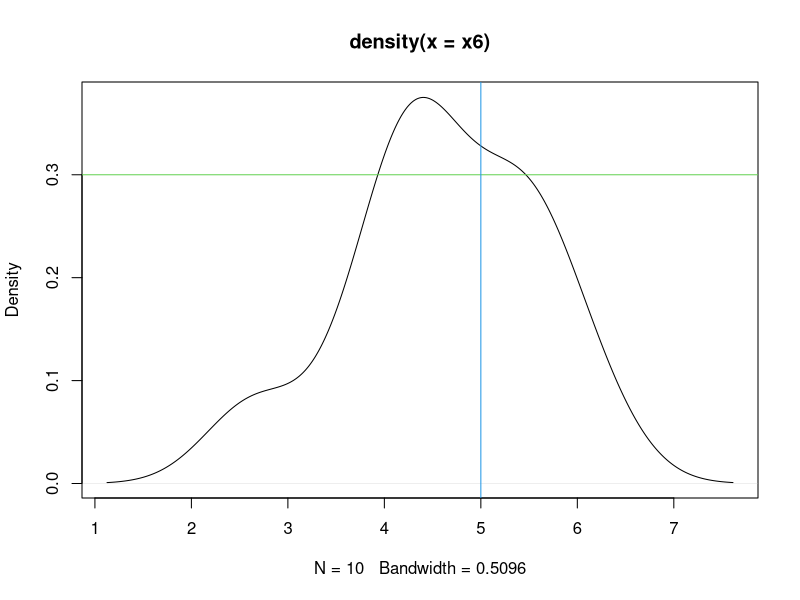

Generate this figure with R: (Note: this script raises an error after producing the figure.)
# Vectors and Basic Statistics - Univariate Analysis
#packages required - e1071, modeest
#single dimension of same data type
#x = c(3, 'Data', TRUE) # cannotr

#create numbers in sequence----
(x1 <- 10:19)
x1
(x1 = 10:19)
(x1 = sample(x=10:19))#pick in random order
x1
print(x1) #see the position numbers start from 1
#values are assigned with respect to their position

#subset/ filter values on condition, position----
x1[x1 > 15]
x1[3]

x1[x1 < 13]
x1[(x1 < 14) | (x1 > 17)]
x1[(x1 > 14) & (x1 < 17)]

#Subset values on position
x1
length(x1)
x1[1]
x1[3:6]
x1[c(3,6,7)]
x1[seq(1,10,2)]
x1
x1[-5]#eliminate fifth element
x1[-c(1,3,7)]#eliminate first,third & seventh element from the vector

#sort
sort(x1)
sort(x1, decreasing=T)#descending, =T means flagging it as true
x1
rev(x1)  #rev is different from decreasing order


#generate numbers different way----
(x2 = c(4,7,3,9,11))
#c - combine values in a vector variable
(x3 = seq(from=0, to=100, by=5))
length(x3)
rep(1,5);rep(c(1,3),5)#rep(1,times=5)
ls()#variables used till now
rep(c(1,3),each=5)#all data together in clusters instead of one by one
(x4 = c(rep(4,times=3), rep(7, times=4)))
(x5 = c(rep(c(1,2,3), times=c(5,4,3))))
rep(1,5);rep(c(1,3),times=c(2,5))

#Using probability Distributions
set.seed(1234)
(x6 = rnorm(n=10, mean=5, sd=1))
mean(x6)
sd(x6)
plot(density(x6))
abline(v=5,h=0.3,col=3:7)#col signifies color
(x7 = runif(n=10, min=2, max=10))
?runif

#removing decimal places/ round----
floor(10.35)
x6
floor(x6)
ceiling(x6)
trunc(x6)
round(x6,digits=2)  #round to decimal places
signif(x6,digits=4)  #round to specified no of digits

# Basic operations on vector----
x1
sum(x1)#sum of all the elements of vector
cumsum(x1) #sequential cumulative sum
cumprod(x1)
?cumprod #sequential product of elements of vector
x1 * 2  # multiple by 2
x1 * c(2,4) #multiple 2 & 4 alternatively
x1
#similarly other operators can be used
x1/2
x1 ^ 2
x1 ** 2
x1 %% 3 #remainder function
?'%%'
sqrt(x1)
sin(x1)

#review done till here.#

#concatenate vectors
x1; x2
(x8 = c(x1, x2))
x8

#min, max, compare ----
min(x1)
max(x1)
mean(x1)
median(x1)
mode(x1) #this mode is not stats mode
length(x1)  #no of values
x1==x2
5 < 6
5 > 6
5 == 6
5 <= 6

#attributes----
str(x1)
class(x1)
typeof(x1)
summary(x1)
head(x1)
head(x1,n=3)
tail(x1)


#missing values in vector (NA)----
(x9 = c(1,5,14,NA,20,17, NA,9))
sum(x9) #error
is.na(x9) #T & F 
#how many missing values
sum(is.na(x9))
sum(x9, na.rm=T)
na.omit(x9)
na.exclude(x9)
#impute
x9[is.na(x9)] = mean(x9, na.rm=T)
x9

#Other Vectors----
class(x1)
(x11 = c(10.4, 12.4, 15, 20)) #numeric
class(x11)
(x12 = c(3L,6L,9L, 15L)) #integer
class(x12)

#character----
(x13 = c('henry', 'harvin', 'education'))
class(x13)
toupper(x13)
casefold(x13,upper=T)

(x14 = c("BUSINESS", "MARKETING", 'FINANCIAL'))
tolower(x14)
casefold(x14,upper=F)

chartr("BMF","bmF",x14) #replace BMF with bmF
strsplit(x14, "E") #split at point E is found


#Logical Vectors----
(x20 = c(TRUE, FALSE, T, F, TRUE))
class(x20)
sum(x20) #how many T
x20[x20 ==T ] # T=1
table(x20)  #T & F count

#names to vector elements----
x14
names(x14) = c('CBAP','CMAP',"CFAP")
x14
x14["CMAP"]  #value of label CMAP


#paste ----
paste("Product",1,sep="-")
paste("Coy",1,sep="$")
paste("Product",1:10,sep="-")

#Generate Sample values----
(x25 = ceiling(rnorm(10, mean=60, sd=10)))
(x26a = sample(c("Male","Female")))
(x26b = sample(c("Male","Female"), size=10))#error
(x26c = sample(c("Male","Female"), size=10, replace=T))
table(x26c)
(x26d = sample(c("Male","Female"), size=10, replace=T, prob=c(.6, .4)))
table(x26d) #will not be exactly as per prob as sample size is less

(x26e = sample(c("Male","Female"), size=10000, replace=T, prob=c(.6, .4)))  #increase sample size
table(x26e) # approx as per prob
prop.table(table(x26e))

#sampling----
#using sampling with set.seed for repeating pattern
(x27a = sample(c("Phd","MBA", "BBA"), size=10, replace=T))
table(x27a)
(x27b = sample(c("Phd","MBA", "BBA"), size=10, replace=T))
table(x27b)
x27a==x27b  #not same

#how to regenerate the sample pattern using seed value
set.seed(123)  #123 can be any number
(x28a = sample(c("Phd","MBA", "BBA"), size=10, replace=T))
table(x28a)
set.seed(123)  #repeat this
(x28b = sample(c("Phd","MBA", "BBA"), size=10, replace=T))
table(x28b)
x28a==x28b  #all are same


#Univariate Analysis----
#Basic Statistics on Single Variable
#continuous values
(x30 = rnorm(100, mean=60, sd=5))

#discrete category values- unordered
(x31a = sample(c('Phd','MBA','BBA'), size=100, replace=T, prob=c(.1,.3, .6)))
(x31 = factor(x31a))

#ordered category
(x32a = sample(c('Excellent','Good','Satisfactory','Poor'), size=100, replace=T, prob=c(.3,.4,.2,.1)))
(x32  = factor(x32a, ordered=T, levels=c('Poor','Satisfactory','Good','Excellent')))

#summary
summary(x30)
summary(x31)
summary(x32)
table(x31)
prop.table(table(x31))
length(x30)

#plots-----
hist(x30)
hist(x30, breaks=10, col=1:10)
plot(x30)
boxplot(x30)
abline(h=summary(x30))

#categorical variable
table(x31)
barplot(table(x31), horiz=T)
barplot(table(x32), horiz=F, col=1:4)
pie(table(x32))

#Statistics----
mean(x30)
var(x30)
sd(x30)
sqrt(var(x30))
min(x30)
max(x30)
range(x30)

plot(density(x30))
e1071::skewness(x30)
e1071::kurtosis(x30)
Hmisc::describe(x30)
quantile(x30)
quantile(x30, prob=c(seq(0,1,by=.1)))
quantile(x30, prob=c(seq(0,1,by=.01)))
range(x30)
stem(x30)

#mode----
#mode of continous 
modeest::mlv(x30,method='shorth')
#mode of categorical variable
x31
(courses = table(x31))
names(courses)[courses == max(courses)]

#Frequency Table----
#generate sample data using uniform distribution from 0 to 100
(x33 = runif(100, min=0, max=100))
range(x33)
length(x33)
# Divide range into step of 20 ie 5 levels
(breaks = seq(0,100,by=20))
length(breaks)
(x33.cut = cut(x33, breaks))
head(cbind(x33, x33.cut))
table(x33.cut)
(freqtable = cbind(table(x33.cut)))  #see it vertically
barplot(freqtable, beside = T, names.arg = row.names(freqtable))


#give intervals a Label values A, B..
LETTERS[1:5]
(x33b.cut = cut(x33, breaks, labels=LETTERS[1:length(breaks)-1]))
x33b.cut

(table(x33b.cut))
(freqtable2 = cbind(table(x33b.cut)))
row.names(freqtable2)

barplot(freqtable2, beside = T, col=1:5, names.arg = row.names(freqtable2), ylim=c(0, max(freqtable2)+5))

title(main="Distribution of Values", sub='Frequency Table')
text(x=(1:nrow(freqtable2))+.5, y=freqtable2+3, freqtable2, col=1:5)


#Undersand other Data Structures and various analysis on them
#matrix, data.frame
